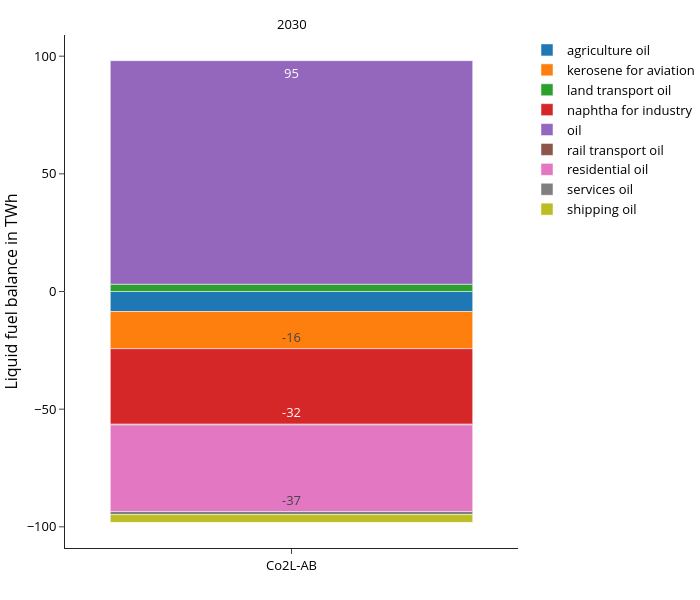

The code cell stored with this chart in its notebook:
### Code cell
fig = px.bar(
    df, 
    **fig_kwargs,
    #color_discrete_map=colors["oil"],
    category_orders={
        #"variable":list(colors["oil"].keys())
        "scen": scen_order
        },
    #facet_col_spacing=0.1,
    labels={"value":"Liquid fuel balance in TWh","year":"",
            "variable":"", 
            "scen":""},

)
update_layout(fig)

print("Totals per scenario and year:", demand_sum_df)
fig.show()
#save_plotly_fig(df, fig, fig, sdir, f"{idx_group_name}_liquid_fuel_balance_TWh")

### Figure 1 — Plotly figure (JSON) as saved in the notebook; plotly's stock layout.template omitted (floating-point values rounded to 4 significant figures)
{"data": [{"hovertemplate": "=%{x}<br>Liquid fuel balance in TWh=%{text}<extra></extra>", "legendgroup": "agriculture oil", "marker": {"color": "#1F77B4", "pattern": {"shape": ""}}, "name": "agriculture oil", "orientation": "v", "showlegend": true, "text": [-8.5], "textangle": 0, "textposition": "inside", "texttemplate": "%{y:.0f}", "type": "bar", "x": ["Co2L-AB"], "xaxis": "x", "y": [-8.5], "yaxis": "y"}, {"hovertemplate": "=%{x}<br>Liquid fuel balance in TWh=%{text}<extra></extra>", "legendgroup": "kerosene for aviation", "marker": {"color": "#FF7F0E", "pattern": {"shape": ""}}, "name": "kerosene for aviation", "orientation": "v", "showlegend": true, "text": [-15.8], "textangle": 0, "textposition": "inside", "texttemplate": "%{y:.0f}", "type": "bar", "x": ["Co2L-AB"], "xaxis": "x", "y": [-15.8], "yaxis": "y"}, {"hovertemplate": "=%{x}<br>Liquid fuel balance in TWh=%{text}<extra></extra>", "legendgroup": "land transport oil", "marker": {"color": "#2CA02C", "pattern": {"shape": ""}}, "name": "land transport oil", "orientation": "v", "showlegend": true, "text": [3.1], "textangle": 0, "textposition": "inside", "texttemplate": "%{y:.0f}", "type": "bar", "x": ["Co2L-AB"], "xaxis": "x", "y": [3.1], "yaxis": "y"}, {"hovertemplate": "=%{x}<br>Liquid fuel balance in TWh=%{text}<extra></extra>", "legendgroup": "naphtha for industry", "marker": {"color": "#D62728", "pattern": {"shape": ""}}, "name": "naphtha for industry", "orientation": "v", "showlegend": true, "text": [-32.1], "textangle": 0, "textposition": "inside", "texttemplate": "%{y:.0f}", "type": "bar", "x": ["Co2L-AB"], "xaxis": "x", "y": [-32.1], "yaxis": "y"}, {"hovertemplate": "=%{x}<br>Liquid fuel balance in TWh=%{text}<extra></extra>", "legendgroup": "oil", "marker": {"color": "#9467BD", "pattern": {"shape": ""}}, "name": "oil", "orientation": "v", "showlegend": true, "text": [95.0], "textangle": 0, "textposition": "inside", "texttemplate": "%{y:.0f}", "type": "bar", "x": ["Co2L-AB"], "xaxis": "x", "y": [95.0], "yaxis": "y"}, {"hovertemplate": "=%{x}<br>Liquid fuel balance in TWh=%{text}<extra></extra>", "legendgroup": "rail transport oil", "marker": {"color": "#8C564B", "pattern": {"shape": ""}}, "name": "rail transport oil", "orientation": "v", "showlegend": true, "text": [-0.3], "textangle": 0, "textposition": "inside", "texttemplate": "%{y:.0f}", "type": "bar", "x": ["Co2L-AB"], "xaxis": "x", "y": [-0.3], "yaxis": "y"}, {"hovertemplate": "=%{x}<br>Liquid fuel balance in TWh=%{text}<extra></extra>", "legendgroup": "residential oil", "marker": {"color": "#E377C2", "pattern": {"shape": ""}}, "name": "residential oil", "orientation": "v", "showlegend": true, "text": [-36.8], "textangle": 0, "textposition": "inside", "texttemplate": "%{y:.0f}", "type": "bar", "x": ["Co2L-AB"], "xaxis": "x", "y": [-36.8], "yaxis": "y"}, {"hovertemplate": "=%{x}<br>Liquid fuel balance in TWh=%{text}<extra></extra>", "legendgroup": "services oil", "marker": {"color": "#7F7F7F", "pattern": {"shape": ""}}, "name": "services oil", "orientation": "v", "showlegend": true, "text": [-1.3], "textangle": 0, "textposition": "inside", "texttemplate": "%{y:.0f}", "type": "bar", "x": ["Co2L-AB"], "xaxis": "x", "y": [-1.3], "yaxis": "y"}, {"hovertemplate": "=%{x}<br>Liquid fuel balance in TWh=%{text}<extra></extra>", "legendgroup": "shipping oil", "marker": {"color": "#BCBD22", "pattern": {"shape": ""}}, "name": "shipping oil", "orientation": "v", "showlegend": true, "text": [-3.3], "textangle": 0, "textposition": "inside", "texttemplate": "%{y:.0f}", "type": "bar", "x": ["Co2L-AB"], "xaxis": "x", "y": [-3.3], "yaxis": "y"}], "layout": {"annotations": [{"font": {}, "showarrow": false, "text": "2030", "x": 0.5, "xanchor": "center", "xref": "paper", "y": 1, "yanchor": "bottom", "yref": "paper"}], "barmode": "relative", "height": 600, "legend": {"title": {"text": ""}, "tracegroupgap": 0}, "width": 700, "xaxis": {"anchor": "y", "categoryarray": [], "categoryorder": "array", "domain": [0, 1], "title": {"text": ""}}, "yaxis": {"anchor": "x", "domain": [0, 1], "title": {"text": "Liquid fuel balance in TWh"}}}}
